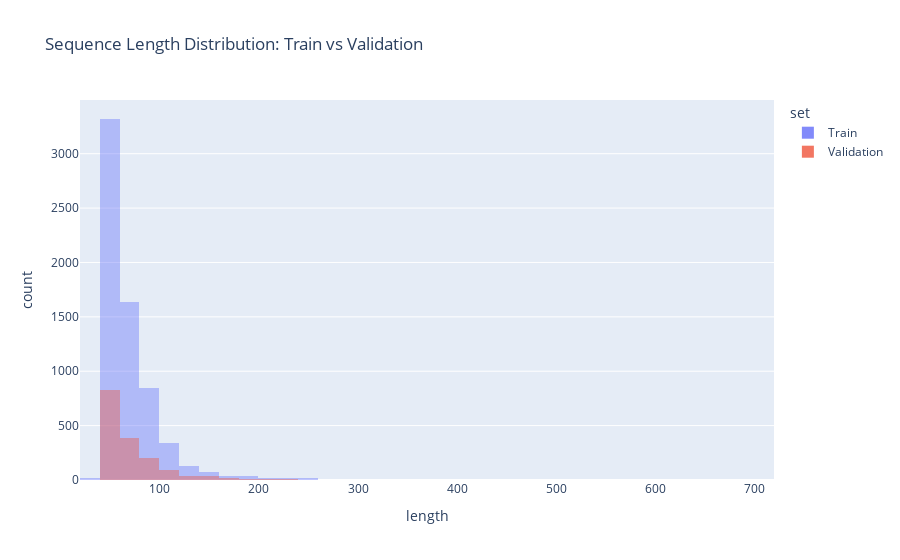

Write notebook code for a chart like this one.
### Markdown cell above
Second(to avoid always look at the first one) Train/validation split sequences lengths comparaison.

### Code cell
def get_set_sequences_lengths(set:DF, name:str) -> DF:
    return (
        set
        .groupby("sequence_id", observed=True)
        .size()
        .reset_index(name="length")
        .assign(set=name)
    )

full_se_lengths = pd.concat((
    get_set_sequences_lengths(folds[2][0], "Train"),
    get_set_sequences_lengths(folds[2][1], "Validation"),
))

fig = px.histogram(
    full_se_lengths,
    x="length",
    color="set",
    barmode="overlay",  # or 'group' if you want side-by-side bars
    nbins=50,           # adjust bin size if needed
    title="Sequence Length Distribution: Train vs Validation"
)

fig.update_traces(opacity=0.8)  # better visibility with overlay
fig.show()

### Figure 1 — Plotly figure (JSON) as saved in the notebook; plotly's stock layout.template omitted (floating-point values rounded to 4 significant figures; data arrays with more than 128 entries replaced by an {"elided": "..."} marker saying what was removed)
{"data": [{"bingroup": "x", "hovertemplate": "set=Train<br>length=%{x}<br>count=%{y}<extra></extra>", "legendgroup": "Train", "marker": {"color": "#636efa", "opacity": 0.5, "pattern": {"shape": ""}}, "name": "Train", "nbinsx": 50, "opacity": 0.8, "orientation": "v", "showlegend": true, "type": "histogram", "x": {"elided": "6519 int values"}, "xaxis": "x", "yaxis": "y"}, {"bingroup": "x", "hovertemplate": "set=Validation<br>length=%{x}<br>count=%{y}<extra></extra>", "legendgroup": "Validation", "marker": {"color": "#EF553B", "opacity": 0.5, "pattern": {"shape": ""}}, "name": "Validation", "nbinsx": 50, "opacity": 0.8, "orientation": "v", "showlegend": true, "type": "histogram", "x": {"elided": "1632 int values"}, "xaxis": "x", "yaxis": "y"}], "layout": {"barmode": "overlay", "legend": {"title": {"text": "set"}, "tracegroupgap": 0}, "title": {"text": "Sequence Length Distribution: Train vs Validation"}, "xaxis": {"anchor": "y", "domain": [0, 1], "title": {"text": "length"}}, "yaxis": {"anchor": "x", "domain": [0, 1], "title": {"text": "count"}}}}
